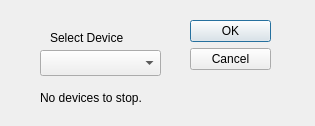
<?xml version="1.0" encoding="UTF-8"?>
<ui version="4.0">
 <class>DialogStop</class>
 <widget class="QDialog" name="DialogStop">
  <property name="geometry">
   <rect>
    <x>0</x>
    <y>0</y>
    <width>315</width>
    <height>126</height>
   </rect>
  </property>
  <property name="windowTitle">
   <string>Dialog</string>
  </property>
  <property name="modal">
   <bool>true</bool>
  </property>
  <widget class="QDialogButtonBox" name="buttonBoxStop">
   <property name="geometry">
    <rect>
     <x>190</x>
     <y>20</y>
     <width>81</width>
     <height>81</height>
    </rect>
   </property>
   <property name="orientation">
    <enum>Qt::Vertical</enum>
   </property>
   <property name="standardButtons">
    <set>QDialogButtonBox::Cancel|QDialogButtonBox::Ok</set>
   </property>
   <property name="centerButtons">
    <bool>false</bool>
   </property>
  </widget>
  <widget class="QLabel" name="label">
   <property name="geometry">
    <rect>
     <x>50</x>
     <y>30</y>
     <width>91</width>
     <height>16</height>
    </rect>
   </property>
   <property name="text">
    <string>Select Device</string>
   </property>
  </widget>
  <widget class="QComboBox" name="comboBoxStop">
   <property name="geometry">
    <rect>
     <x>40</x>
     <y>50</y>
     <width>121</width>
     <height>26</height>
    </rect>
   </property>
  </widget>
  <widget class="QLabel" name="label_allReady">
   <property name="geometry">
    <rect>
     <x>40</x>
     <y>90</y>
     <width>131</width>
     <height>16</height>
    </rect>
   </property>
   <property name="text">
    <string>No devices to stop.</string>
   </property>
  </widget>
 </widget>
 <resources/>
 <connections>
  <connection>
   <sender>buttonBoxStop</sender>
   <signal>accepted()</signal>
   <receiver>DialogStop</receiver>
   <slot>accept()</slot>
   <hints>
    <hint type="sourcelabel">
     <x>248</x>
     <y>254</y>
    </hint>
    <hint type="destinationlabel">
     <x>157</x>
     <y>274</y>
    </hint>
   </hints>
  </connection>
  <connection>
   <sender>buttonBoxStop</sender>
   <signal>rejected()</signal>
   <receiver>DialogStop</receiver>
   <slot>reject()</slot>
   <hints>
    <hint type="sourcelabel">
     <x>316</x>
     <y>260</y>
    </hint>
    <hint type="destinationlabel">
     <x>286</x>
     <y>274</y>
    </hint>
   </hints>
  </connection>
 </connections>
</ui>
